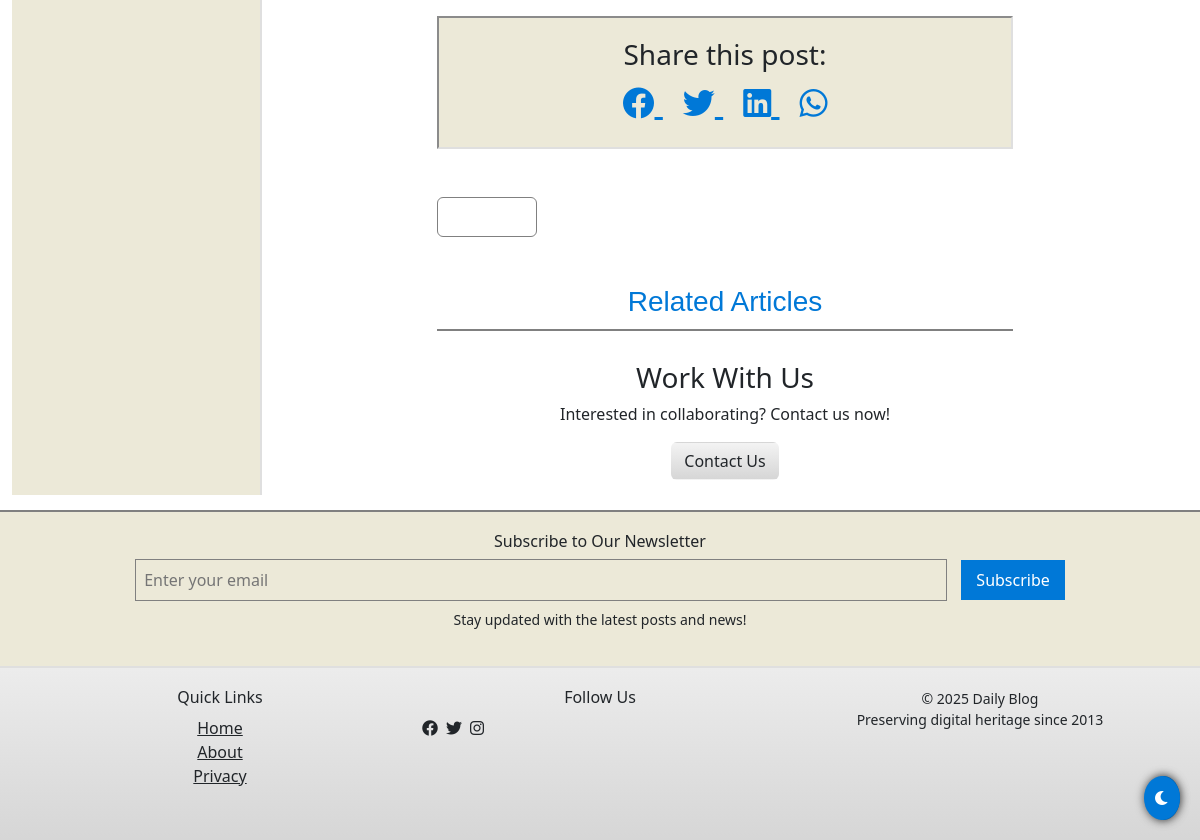
The app's page /post/rcb-vs-kkr/ (lower part), older data.
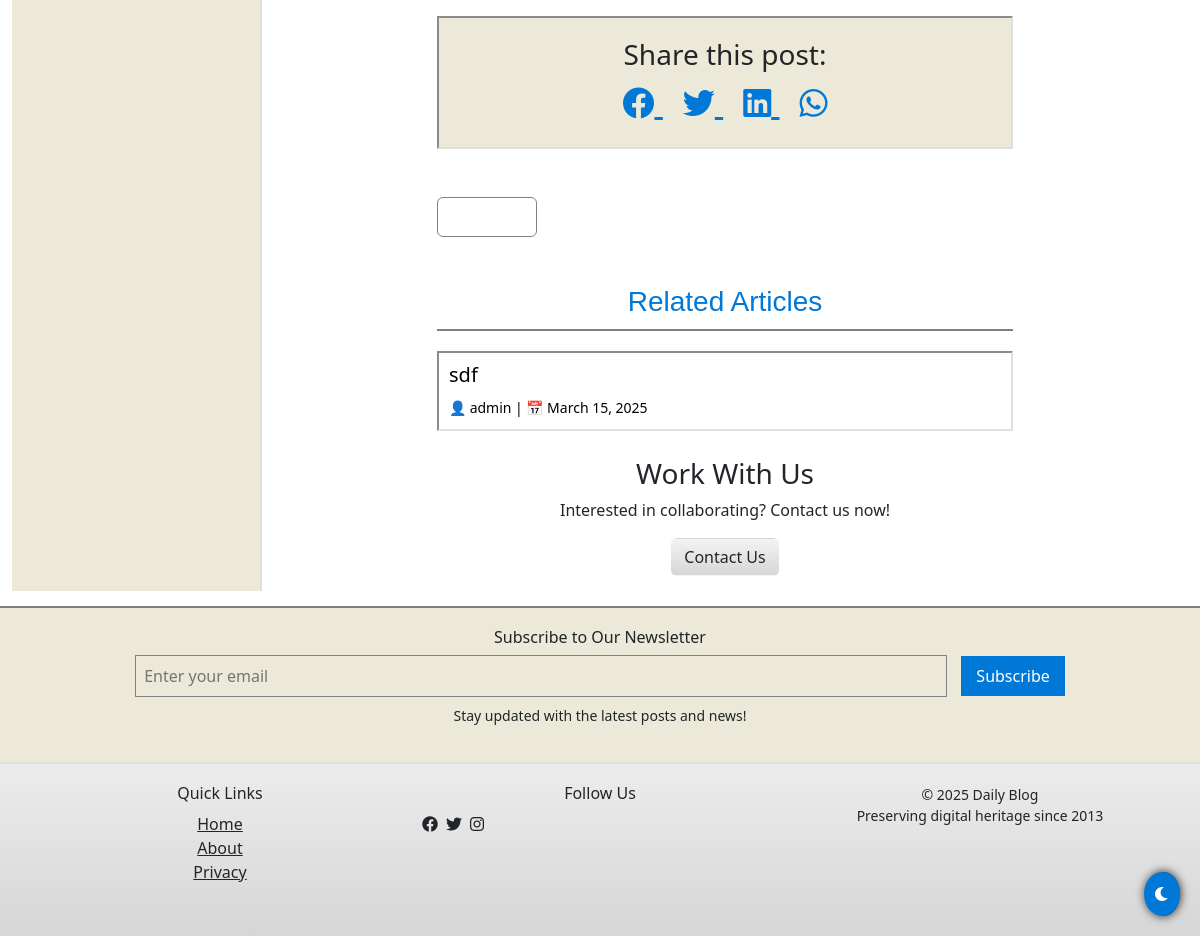
The same page, newer data.
### blogi/models.py (models this page shows, shortened)
class Post(models.Model):
    title = models.CharField(max_length=200)
    content = HTMLField()
    image = CloudinaryField('image')
    author = models.ForeignKey(User, on_delete=models.CASCADE)
    categories = models.ManyToManyField(Category)
    published_date = models.DateTimeField(default=timezone.now)
    views = models.PositiveIntegerField(default=0)  # To track post popularity
    slug = models.SlugField(unique=True, blank=True)  # Adding slug field
    featured = models.BooleanField(default=False)
    def save(self, *args, **kwargs):
        if not self.slug:
            self.slug = slugify(self.title)
        super().save(*args, **kwargs)  # Call the superclass save method
    def increment_views(self):
        self.views += 1
        self.save()

### blogi/views.py (the view)
# urls.py: path('post/<slug:slug>/', post_detail, name='post_detail'),
def post_detail(request, slug):
    categories = Category.objects.all()
    post = get_object_or_404(Post, slug=slug)
    related_posts = Post.objects.filter(categories__in=post.categories.all()).exclude(id=post.id)[:2]  #
    post.increment_views()
    popular_posts = Post.objects.order_by('-views')[:5]
    return render(request, 'post_detail.html', {'post': post, 'related_posts': related_posts,'popular_posts': popular_posts,'categories':categories})

### template/post_detail.html (shortened to what this page needs)
{% extends 'base.html' %}
{% load static %}
{% block content %}
<div class="container post-detail-container windows-xp-theme">
    <div class="row justify-content-center">
        <div class="col-lg-8 col-md-10">
            <div class="social-icons win-xp-social text-center">
                <h3>Share this post:</h3>
                {% with post_url=request.build_absolute_uri %}
                <a href="https://www.facebook.com/sharer/sharer.php?u={{ post_url }}" class="social-icon" target="_blank" title="Share on Facebook">
                    <i class="fab fa-facebook"></i>
                </a>
                <a href="https://twitter.com/intent/tweet?url={{ post_url }}&text={{ post.title }}" class="social-icon" target="_blank" title="Share on Twitter">
                    <i class="fab fa-twitter"></i>
                </a>
                <a href="https://www.linkedin.com/sharing/share-offsite/?url={{ post_url }}" class="social-icon" target="_blank" title="Share on LinkedIn">
                    <i class="fab fa-linkedin"></i>
                </a>
                <a href="https://api.whatsapp.com/send?text={{ post.title }} - {{ post_url }}" class="social-icon" target="_blank" title="Share on WhatsApp">
                    <i class="fab fa-whatsapp"></i>
                </a>
                {% endwith %}
            </div>
            <div class="d-flex justify-content-between mt-5">
                <a href="{% url 'home' %}" class="btn btn-primary win-xp-button">
                </a>
            </div>
        </div>
    </div>
    <div class="row justify-content-center mt-5">
        <div class="col-lg-8 col-md-10">
            <h3 class="win-xp-title text-center">Related Articles</h3>
            <ul class="related-posts-list">
                {% for related_post in related_posts %}
                <li>
                    <a href="{% url 'post_detail' related_post.slug %}">
                        <h5>{{ related_post.title }}</h5>
                        <small>👤 {{ related_post.author.username }} | 📅 {{ related_post.published_date|date:"F j, Y" }}</small>
                    </a>
                </li>
                {% endfor %}
            </ul>
        </div>
    </div>
</div>
<button class="back-to-top" aria-label="Back to Top" onclick="window.scrollTo({ top: 0, behavior: 'smooth' });">
</button>
{% endblock %}

### template/base.html (shortened to what this page needs)
<!DOCTYPE html>
{% load static %}
<html lang="en">
<head>
    <link href="https://cdn.jsdelivr.net/npm/bootstrap@5.3.0/dist/css/bootstrap.min.css" rel="stylesheet">
    <link rel="stylesheet" href="https://cdnjs.cloudflare.com/ajax/libs/font-awesome/6.0.0-beta3/css/all.min.css">
</head>
<body class="windows-xp-theme">
    <div class="container-fluid">
        <div class="sidebar ">
        </div>
        <div class="main-content">
            {% block content %}{% endblock %}
            <div class="affiliate-section text-center">
                <h3>Work With Us</h3>
                <p>Interested in collaborating? Contact us now!</p>
                <a href="#contact-form" class="btn">Contact Us</a>
            </div>
        </div>
    </div>
    <div class="newsletter-footer">
        <h5 class="h6">Subscribe to Our Newsletter</h5>
        <form action="#" method="post">
            <input type="email" name="email" placeholder="Enter your email" required>
            <button type="submit">Subscribe</button>
        </form>
        <p class="small mt-2">Stay updated with the latest posts and news!</p>
    </div>
    <footer>
        <div class="container">
            <div class="row">
                <div class="col-md-4 mb-3">
                    <h5 class="h6">Quick Links</h5>
                    <ul class="list-unstyled">
                        <li><a href="{% url 'home' %}" class="text-dark">Home</a></li>
                        <li><a href="#" class="text-dark">About</a></li>
                        <li><a href="{% url 'privacy' %}" class="text-dark">Privacy</a></li>
                    </ul>
                </div>
                <div class="col-md-4 mb-3">
                    <h5 class="h6">Follow Us</h5>
                    <div class="d-flex gap-2">
                        <a href="#" class="text-dark" aria-label="Facebook"><i class="fab fa-facebook"></i></a>
                        <a href="#" class="text-dark" aria-label="Twitter"><i class="fab fa-twitter"></i></a>
                        <a href="#" class="text-dark" aria-label="Instagram"><i class="fab fa-instagram"></i></a>
                    </div>
                </div>
                <div class="col-md-4">
                    <p class="small mb-0">&copy; 2025 Daily Blog<br>
                    Preserving digital heritage since 2013</p>
                </div>
            </div>
        </div>
    </footer>
    <button class="dark-mode-toggle" aria-label="Toggle Dark Mode" onclick="toggleDarkMode()">
        <i class="fas fa-moon"></i>
    </button>
</body>
</html>

### template/base.html (style rules this page uses)
:root { --xp-blue: #0078D7; --xp-red: #e74848; --xp-grey: #ECE9D8; --xp-dark-grey: #808080; --xp-border: 2px inset #dfdfdf; --background-light: #ECE9D8; --background-dark: #000000; --text-light: #000; --text-dark: #FFF; --sidebar-light: #ECE9D8; --sidebar-dark: #1E1E1E; --card-light: #FFF; --card-dark: #333; --navbar-light: linear-gradient(to bottom, var(--xp-blue), #005A9E); --navbar-dark: linear-gradient(to bottom, #1E1E1E, #000000); --footer-light: linear-gradient(to bottom, #ececec, #d6d6d6); --footer-dark: linear-gradient(to bottom, #1E1E1E, #000000); }
body { font-family: 'Tahoma', 'Verdana', sans-serif; background: var(--background-light); color: var(--text-light); font-size: 14px; line-height: 1.4; transition: background 0.3s, color 0.3s; }
.container-fluid { padding: 15px; display: flex; flex-wrap: wrap; }
.sidebar { flex: 0 0 250px; background: var(--sidebar-light); border-right: var(--xp-border); padding: 15px; transition: background 0.3s, transform 0.3s; }
.main-content { flex: 1; padding: 15px; }
.btn { background: linear-gradient(to bottom, #f3f3f3, #d6d6d6); border: 1px solid #808080; color: var(--text-light); padding: 4px 8px; font-size: 13px; transition: background 0.3s, color 0.3s; }
.dark-mode-toggle { position: fixed; bottom: 20px; right: 20px; z-index: 1000; background: var(--xp-blue); border: none; padding: 10px; border-radius: 50%; cursor: pointer; box-shadow: 0 0 10px rgba(0, 0, 0, 0.5); }
.dark-mode-toggle i { color: #FFF; }
footer { background: var(--footer-light); border-top: 2px solid #dfdfdf; padding: 20px; text-align: center; transition: background 0.3s, color 0.3s; }
.newsletter-footer { background: var(--background-light); padding: 20px; text-align: center; border-top: 2px solid var(--xp-dark-grey); transition: background 0.3s, color 0.3s; }
.newsletter-footer input { background: var(--background-light); border: 1px solid var(--xp-dark-grey); color: var(--text-light); padding: 8px; width: 70%; margin-right: 10px; }
.newsletter-footer button { background: var(--xp-blue); border: none; color: #FFF; padding: 8px 15px; cursor: pointer; }

### template/post_detail.html (style rules this page uses)
.post-detail-container { padding: 10px; transition: background 0.3s, color 0.3s; }
.win-xp-title { font-family: 'Tahoma', 'Verdana', sans-serif; color: var(--xp-blue); border-bottom: 2px solid var(--xp-dark-grey); padding-bottom: 10px; margin-bottom: 20px; }
.win-xp-social { margin: 30px 0; padding: 20px; background: var(--background-light); border: var(--xp-border); }
.social-icon { font-size: 2rem; margin: 0 10px; color: var(--xp-blue); transition: transform 0.3s; }
.win-xp-button { background: var(--xp-button); border: 1px solid #808080; padding: 8px 20px; font-size: 0.9rem; }
.related-posts-list { list-style: none; padding: 0; }
.related-posts-list li { margin: 10px 0; padding: 10px; border: var(--xp-border); background: var(--card-light); }
.related-posts-list a { color: var(--text-light); text-decoration: none; }
.back-to-top { position: fixed; bottom: 20px; right: 20px; z-index: 1000; background: var(--xp-blue); border: none; padding: 10px; border-radius: 50%; cursor: pointer; box-shadow: 0 0 10px rgba(0, 0, 0, 0.5); }

Row changes from the older to the newer data that the page shows:
added Post: title "sdf", author.username "admin", published_date "March 15, 2025"
